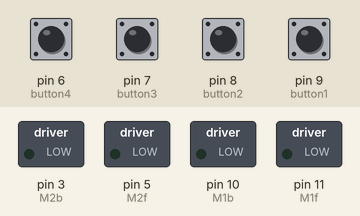
A sketch run on a simulated Arduino Uno, built with avr-gcc and run on an emulated ATmega328P. Shown: switched loads named in the sketch (green lamp = pin HIGH). Inputs (shaded band) come from the test bench; at power-on: pin 6 (button4), pin 7 (button3), pin 8 (button2), pin 9 (button1) LOW.

Above: at 1.2 s.
1.3 s: pin 6 (button4) pulled HIGH for 0.15 s
At 1.37 s:
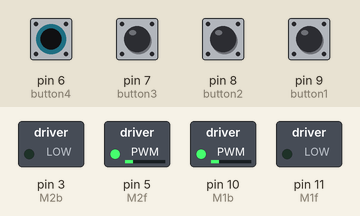
2.9 s: pin 7 (button3) pulled HIGH for 0.15 s
At 2.97 s:
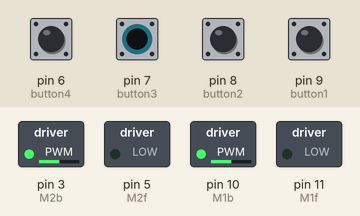
4.5 s: pin 8 (button2) pulled HIGH for 0.15 s
At 4.57 s:
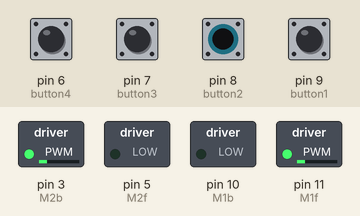
6.1 s: pin 9 (button1) pulled HIGH for 0.15 s
At 6.17 s:
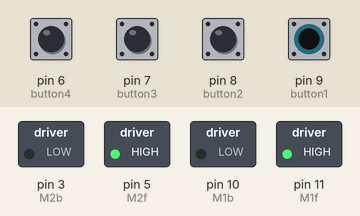
7.7 s: pin 6 (button4) pulled HIGH for 1 s
At 9.5 s:
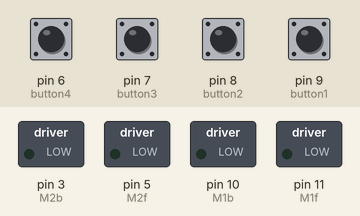
10.2 s: pin 7 (button3) pulled HIGH for 1 s
At 10.7 s:
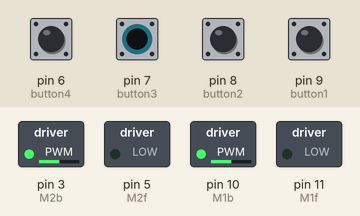
Timing chart, 0 to 13.2 s (numbered marks = the images above; inputs shaded):
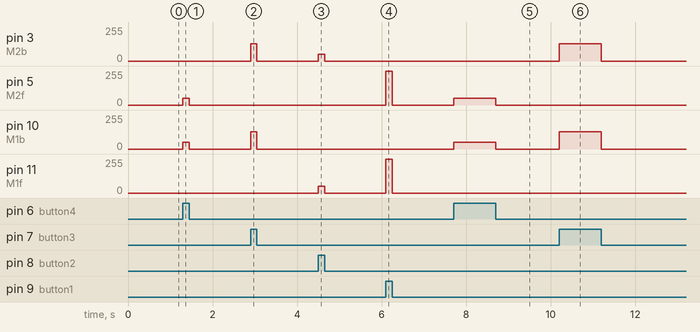

The sketch:

2-motors_with_4_buttons.ino
```cpp
const int M1f=11;
const int M1b=10;
const int M2f=5;
const int M2b=3;
const int button1=9;
const int button2=8;
const int button3=7;
const int button4=6;
int sw1;
int sw2;
int sw3;
int sw4;

void setup(){
pinMode(M1f,OUTPUT);
pinMode(M1b,OUTPUT);
pinMode(M2f,OUTPUT);
pinMode(M2b,OUTPUT);
pinMode(button1,INPUT);
pinMode(button2,INPUT);
pinMode(button3,INPUT);
pinMode(button4,INPUT);


  // put your setup code here, to run once:

}

void loop() {
  sw1=digitalRead(button1);
  sw2=digitalRead(button2);
  sw3=digitalRead(button3);
  sw4=digitalRead(button4);

  if(sw1==1){
    analogWrite(M1f,255);
    digitalWrite(M1b,0);
    analogWrite(M2f,255);
    digitalWrite(M2b,0);
  }
  else if (sw2==1){
    analogWrite(M1f,50);
    digitalWrite(M1b,0);
    digitalWrite(M2f,0);
    analogWrite(M2b,50);
  }
  else if (sw3==1){
    digitalWrite(M1f,0);
    analogWrite(M1b,128);
    digitalWrite(M2f,0);
    analogWrite(M2b,128);
  }
  else if (sw4==1) {
    digitalWrite(M1f,0);
    analogWrite(M1b,50);
    analogWrite(M2f,50);
    digitalWrite(M2b,0);
  }
  else {
    digitalWrite(M1f,0);
    digitalWrite(M1b,0);
    digitalWrite(M2f,0);
    digitalWrite(M2b,0);
  }


  }

  // put your main code here, to run repeatedly:
```

Measured:
- after the input at 1.3 s, pin 5 (M2f), pin 10 (M1b): 0/255 → 50/255 at once, → 0/255 0.15 s later
- after the input at 2.9 s, pin 3 (M2b), pin 10 (M1b): 0/255 → 128/255 at once, → 0/255 0.15 s later
- after the input at 4.5 s, pin 3 (M2b), pin 11 (M1f): 0/255 → 50/255 at once, → 0/255 0.15 s later
- after the input at 6.1 s, pin 5 (M2f), pin 11 (M1f): 0/255 → 255/255 at once, → 0/255 0.15 s later
- after the input at 7.7 s, pin 5 (M2f), pin 10 (M1b): 0/255 → 50/255 at once, → 0/255 1.0 s later
- after the input at 10.2 s, pin 3 (M2b), pin 10 (M1b): 0/255 → 128/255 at once, → 0/255 1.0 s later
